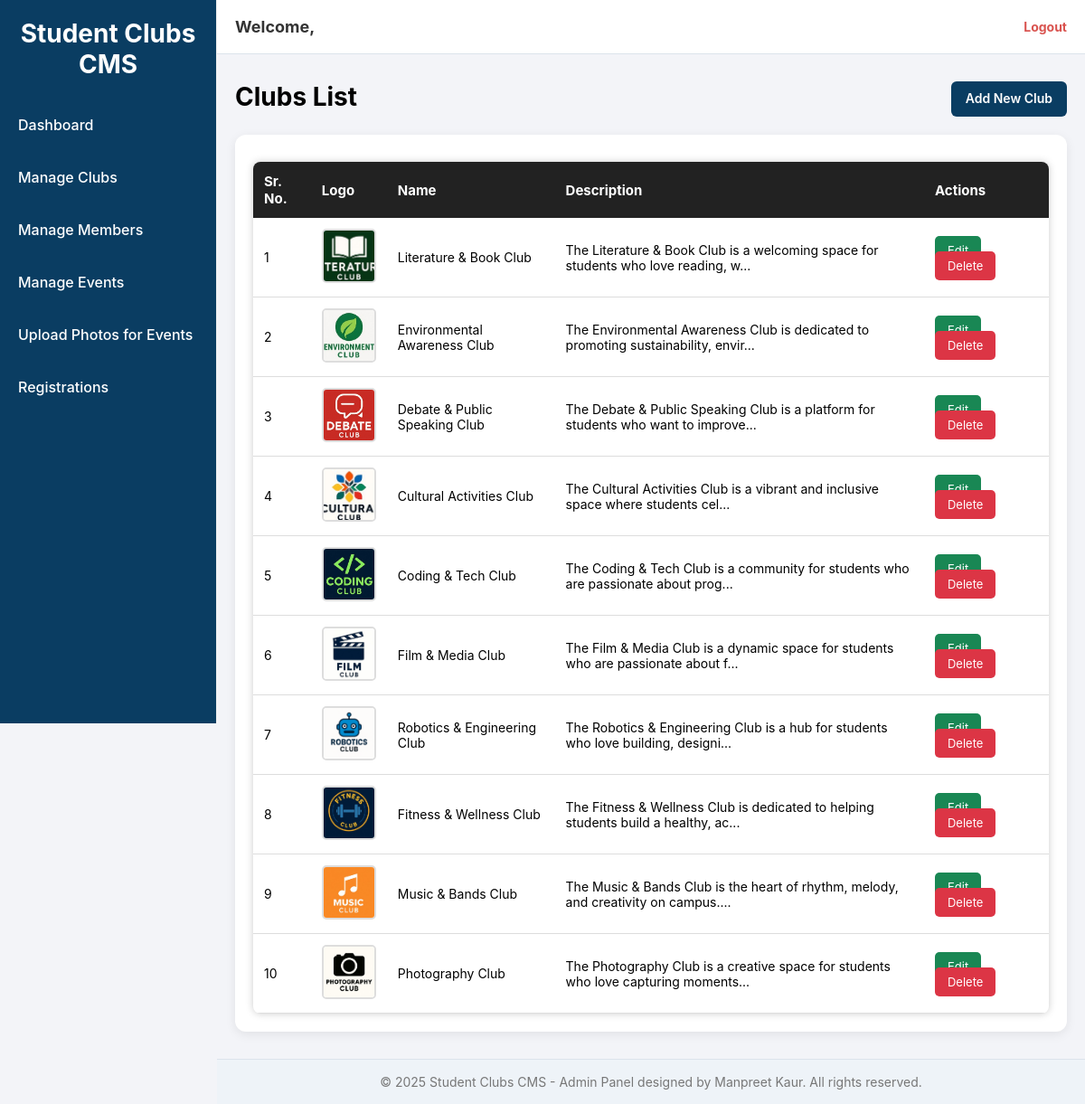
/admin/clubs/index.php, run on the app's committed database.
### tables this page shows
CREATE TABLE `clubs` (
  `id` int(11) NOT NULL,
  `name` varchar(255) NOT NULL,
  `description` text DEFAULT NULL,
  `logo` varchar(255) DEFAULT NULL,
  `created_at` timestamp NOT NULL DEFAULT current_timestamp()
);

### admin/clubs/index.php (the view)
<?php
include __DIR__ . "/../reusable/header.php";
require_once __DIR__ . "/../../config/db.php";
$query = "SELECT * FROM clubs ORDER BY id DESC";
$result = mysqli_query($connect, $query);
?>
<div class="page-header-actions">
    <h1 class="page-title">Clubs List</h1>
    <a href="create.php" class="btn-primary">Add New Club</a>
</div>
<div class="table-container">
    <table class="admin-table wide-table">
        <thead>
            <tr>
                <th>Sr. No.</th>
                <th>Logo</th>
                <th>Name</th>
                <th>Description</th>
                <th>Actions</th>
            </tr>
        </thead>
        <tbody>
            <?php
            $sn = 1;
            while ($club = mysqli_fetch_assoc($result)) { ?>
                <tr>
                    <td><?php echo $sn++; ?></td>
                    <td>
                        <?php if ($club['logo'] != "") { ?>
                            <img src="../../uploads/club_logos/<?php echo $club['logo']; ?>"
                                width="60" height="60" style="object-fit:cover; border-radius:5px;">
                        <?php } else { ?>
                            No Image
                        <?php } ?>
                    </td>
                    <td><?php echo $club['name']; ?></td>
                    <td>
                        <?php
                        echo strlen($club['description']) > 80
                            ? substr($club['description'], 0, 80) . "..."
                            : $club['description'];
                        ?>
                    </td>
                    <td>
                        <a href="edit.php?id=<?php echo $club['id']; ?>" class="action-btn btn-edit">Edit</a>
                        <a href="delete.php?id=<?php echo $club['id']; ?>" class="action-btn btn-delete"
                            onclick="return confirm('Are you sure you want to delete this club?')">Delete</a>
                    </td>
                </tr>
            <?php } ?>
        </tbody>
    </table>
</div>
<?php include __DIR__ . "/../reusable/footer.php"; ?>

### assets/css/admin.css (style rules this page uses)
* { margin: 0; padding: 0; box-sizing: border-box; font-family: "Inter", Arial, sans-serif; }
body { background: #f3f4f8; }
a { text-decoration: none; }
.page-title { font-size: 28px; font-weight: 700; margin-bottom: 5px; }
.page-header-actions { display: flex; justify-content: space-between; margin-bottom: 20px; }
.btn-primary { background: #0A3D62; color: white !important; padding: 10px 16px; border-radius: 6px; text-decoration: none; font-size: 14px; font-weight: 600; transition: 0.2s; }
.table-container { background: white; padding: 20px; border-radius: 12px; box-shadow: 0 3px 12px rgba(0,0,0,0.08); }
.wide-table { width: 100%; }
table { width: 100%; border-collapse: collapse; background: #ffffff; margin-top: 10px; border-radius: 8px; overflow: hidden; box-shadow: 0 0 8px #ccc; }
table th { background: #222; color: white; padding: 12px; text-align: left; font-size: 15px; }
table td { padding: 12px; border-bottom: 1px solid #ddd; font-size: 14px; }
table img { width: 60px; height: 60px; border-radius: 6px; object-fit: cover; border: 2px solid #ddd; }
.action-btn { padding: 8px 14px; text-decoration: none; border-radius: 5px; font-size: 13px; color: white; margin-right: 8px; }
.btn-edit { background: #198754; }
.btn-delete { background: #dc3545; }

### data on the page
clubs: logo (picture), name "Literature & Book Club", description "The Literature & Book Club is a welcoming space for students who love reading, w"
clubs: logo (picture), name "Environmental Awareness Club", description "The Environmental Awareness Club is dedicated to promoting sustainability, envir"
clubs: logo (picture), name "Debate & Public Speaking Club", description "The Debate & Public Speaking Club is a platform for students who want to improve"
clubs: logo (picture), name "Cultural Activities Club", description "The Cultural Activities Club is a vibrant and inclusive space where students cel"
clubs: logo (picture), name "Coding & Tech Club", description "The Coding & Tech Club is a community for students who are passionate about prog"
clubs: logo (picture), name "Film & Media Club", description "The Film & Media Club is a dynamic space for students who are passionate about f"
clubs: logo (picture), name "Robotics & Engineering Club", description "The Robotics & Engineering Club is a hub for students who love building, designi"
clubs: logo (picture), name "Fitness & Wellness Club", description "The Fitness & Wellness Club is dedicated to helping students build a healthy, ac"
clubs: logo (picture), name "Music & Bands Club", description "The Music & Bands Club is the heart of rhythm, melody, and creativity on campus."
clubs: logo (picture), name "Photography Club", description "The Photography Club is a creative space for students who love capturing moments"
